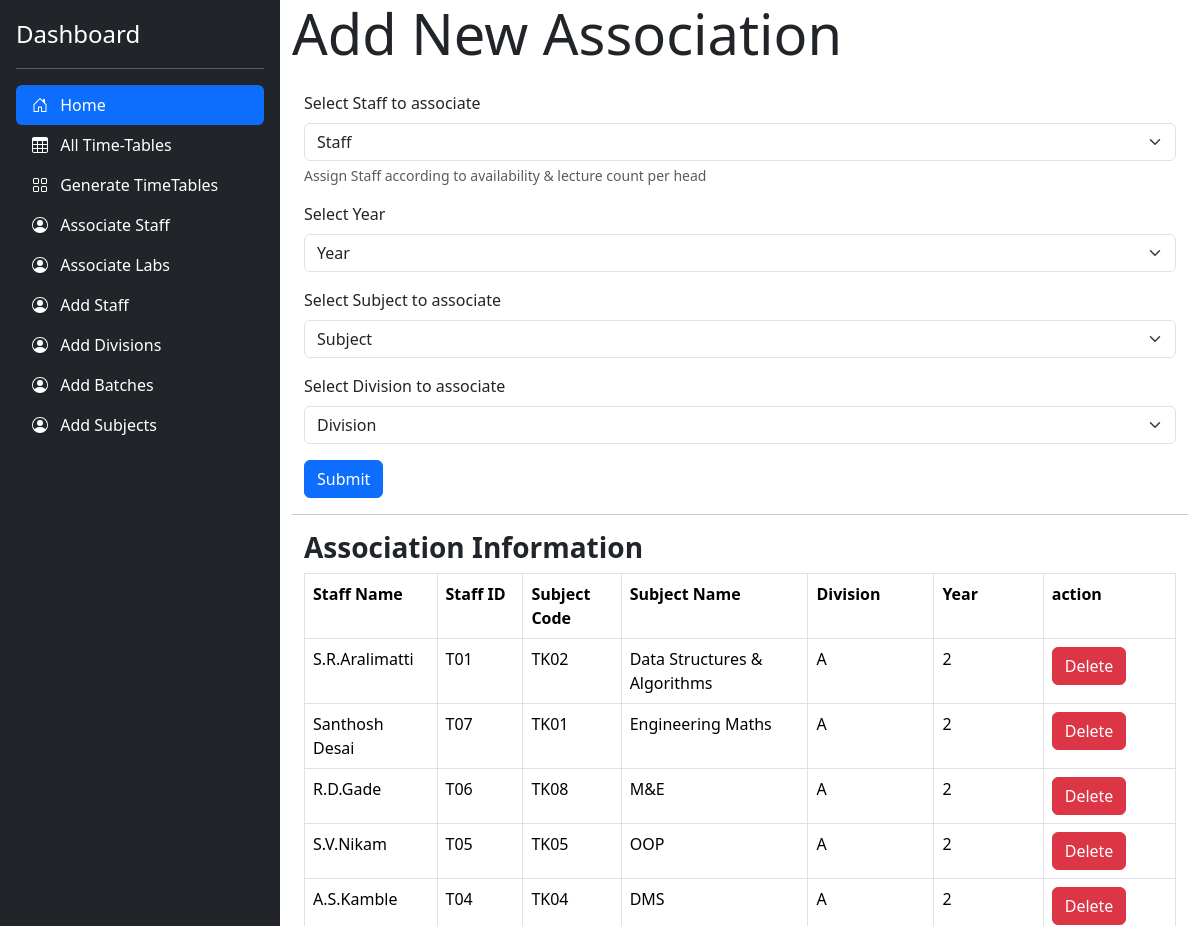
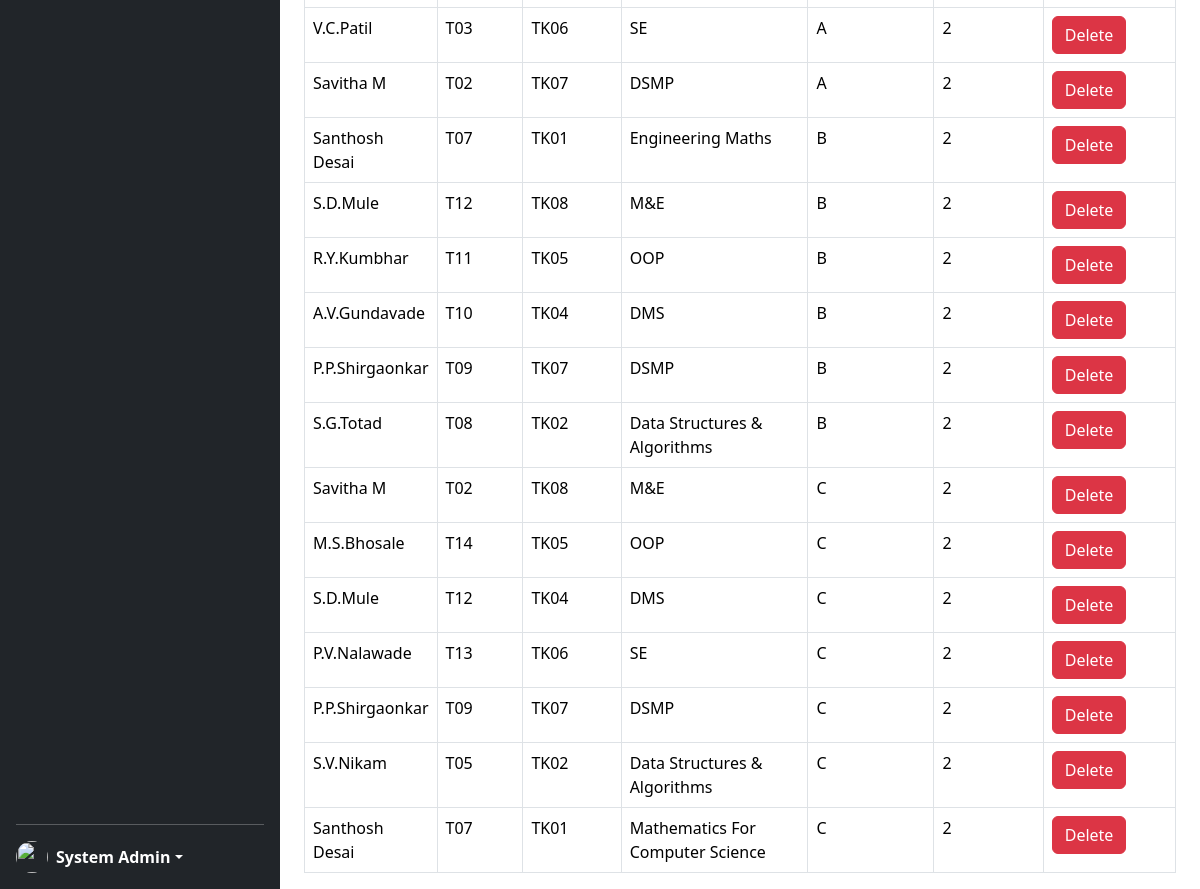
Screenshot of /associate.php (signed in) with the database file from the repository (2 pictures, top to bottom).
### tables this page shows
CREATE TABLE `associations` (
  `staffid` varchar(10) NOT NULL,
  `staffname` varchar(50) NOT NULL,
  `subjectcode` varchar(10) NOT NULL,
  `subjectname` varchar(50) NOT NULL,
  `year` int(1) NOT NULL,
  `division` varchar(2) NOT NULL,
  `id` int(11) NOT NULL
);

### associate.php (the view, shortened to what this page needs)
<!doctype html>
<html lang="en" data-bs-theme="auto">
<head>
    <link href="https://cdn.jsdelivr.net/npm/bootstrap@5.3.3/dist/css/bootstrap.min.css" rel="stylesheet">
    <link href="./css/sidebars.css" rel="stylesheet">
    <link rel="stylesheet" href="./css/dashboard.css">
    <link href="sidebars.css" rel="stylesheet">
</head>
<body>
    <main class="d-flex flex-nowrap">
        <div class="sidebar d-flex flex-column flex-shrink-0 p-3 text-bg-dark" style="width: 280px; height:100vh;">
            <a href="/" class="d-flex align-items-center mb-3 mb-md-0 me-md-auto text-white text-decoration-none">
                <span class="fs-4">Dashboard</span>
            </a>
            <hr>
            <ul class="nav nav-pills flex-column mb-auto">
                <li class="nav-item">
                    <a href="/TimeTableGenerator/administration.php" class="nav-link active" aria-current="page">
                        <svg class="bi pe-none me-2" width="16" height="16">
                            <use xlink:href="#home" />
                        </svg>
                        Home
                    </a>
                </li>
                <li>
                    <a href="/TimeTableGenerator/alltt.php" class="nav-link text-white">
                        <svg class="bi pe-none me-2" width="16" height="16">
                            <use xlink:href="#table" />
                        </svg>
                        All Time-Tables
                    </a>
                </li>
                <li>
                    <a href="/TimeTableGenerator/generate.php" class="nav-link text-white">
                        <svg class="bi pe-none me-2" width="16" height="16">
                            <use xlink:href="#grid" />
                        </svg>
                        Generate TimeTables
                    </a>
                </li>
                <li>
                    <a href="/TimeTableGenerator/associate.php" class="nav-link text-white">
                        <svg class="bi pe-none me-2" width="16" height="16">
                            <use xlink:href="#people-circle" />
                        </svg>
                        Associate Staff
                    </a>
                </li>
                <li>
                    <a href="/TimeTableGenerator/associateLabs.php" class="nav-link text-white">
                        <svg class="bi pe-none me-2" width="16" height="16">
                            <use xlink:href="#people-circle" />
                        </svg>
                        Associate Labs
                    </a>
                </li>
                <li>
                    <a href="/TimeTableGenerator/addStaff.php" class="nav-link text-white">
                        <svg class="bi pe-none me-2" width="16" height="16">
                            <use xlink:href="#people-circle" />
                        </svg>
                        Add Staff
                    </a>
                </li>
                <li>
                    <a href="/TimeTableGenerator/addDivisions.php" class="nav-link text-white">
                        <svg class="bi pe-none me-2" width="16" height="16">
                            <use xlink:href="#people-circle" />
                        </svg>
                        Add Divisions
                    </a>
                </li>
                <li>
                    <a href="/TimeTableGenerator/addBatches.php" class="nav-link text-white">
                        <svg class="bi pe-none me-2" width="16" height="16">
                            <use xlink:href="#people-circle" />
                        </svg>
                        Add Batches
                    </a>
                </li>
                <li>
                    <a href="/TimeTableGenerator/addSubjects.php" class="nav-link text-white">
                        <svg class="bi pe-none me-2" width="16" height="16">
                            <use xlink:href="#people-circle" />
                        </svg>
                        Add Subjects
                    </a>
                </li>
            </ul>
            <hr>
            <div class="dropdown">
                <a href="#" class="d-flex align-items-center text-white text-decoration-none dropdown-toggle" data-bs-toggle="dropdown" aria-expanded="false">
                    <?php
                    echo '<img src=' . $_SESSION['avatar'] . ' alt="" width="32" height="32" class="rounded-circle me-2">';
                    ?>
                    <strong>
                        <?php
                        if (isset($_SESSION["userloggedin"])) {
                            if ($_SESSION["userloggedin"] != 1) {
                                header("Location: http://localhost/TimeTableGenerator/login.php");
                            } else {
                                echo '<li class="float-right" type="button" id="dropdownMenuButton" data-toggle="dropdown" aria-haspopup="true" aria-expanded="false">' . $_SESSION["username"] . '</li>';
                            }
                        } else {
                            header("Location: http://localhost/TimeTableGenerator/login.php");
                        }
                        ?>
                    </strong>
                </a>
            </div>
        </div>
        <div class="dashboard-content container-fluid">
            <div class="dashboard-heading display-4">Add New Association</div>
            <div class="container-fluid">
                <form action="./services/associateData.php" method="POST" class="form-signup">
                    <div class="mt-4 mb-3">
                        <label for="staff" class="form-label">Select Staff to associate</label>
                        <select name="staff" class="form-select">
                            <?php
                            include('../TimeTableGenerator/includes/dbconnection.php');
                            $q = mysqli_query(
                                $conn,
                                "SELECT * FROM staff where staffId!='OFF'"
                            );
                            $row_count = mysqli_num_rows($q);
                            if ($row_count) {
                                $mystring = '
                                    <option selected disabled>Staff</option>';
                                while ($row = mysqli_fetch_assoc($q)) {
                                    $mystring .= '<option value="' . $row['staffId'] . '">' . "(" . $row['staffId'] . ")  " . $row['name'] . '</option>';
                                }
                                echo $mystring;
                            }
                            ?>
                        </select>
                        <div id="emailHelp" class="form-text">Assign Staff according to availability & lecture count per head</div>
                    </div>
                    <div class="mb-3">
                        <label for="year" class="form-label">Select Year</label>
                        <select class="form-select" name="year" onchange="fetch_updatedata(this.value)">
                            <option selected disabled>Year</option>
                        </select>
                    </div>
                    <div class="mb-3">
                        <label for="subject" class="form-label">Select Subject to associate</label>
                        <select id="subjectselection" name="subject" class="form-select">
                            <option selected disabled>Subject</option>
                        </select>
                    </div>
                    <div class="mb-3">
                        <label for="division" class="form-label">Select Division to associate</label>
                        <select id="divisionselection" class="form-select" name="division">
                            <option selected disabled>Division</option>
                        </select>
                    </div>
                    <button type="submit" class="btn btn-primary">Submit</button>
                </form>
            </div>
            <hr>
            <div class="container-fluid">
                <h3><strong>Association Information </strong></h3>
                <table id="associationTable" class="table table-bordered">
                    <tr>
                        <th width="130">Staff Name</th>
                        <th width="130">Staff ID</th>
                        <th width="130">Subject Code</th>
                        <th width=290>Subject Name</th>
                        <th width="190">Division</th>
                        <th width="190">Year</th>
                        <th width="190">action</th>
                    </tr>
                    <tbody>
                        <?php
                        $q = mysqli_query(
                            $conn,
                            "SELECT * FROM associations ORDER BY division ASC"
                        );
                        while ($row = mysqli_fetch_assoc($q)) {
                            echo "<tr><td>{$row['staffname']}</td>
                            <td>{$row['staffid']}</td>
                    <td>{$row['subjectcode']}</td>
                    <td>{$row['subjectname']}</td>
                    <td>{$row['division']}</td>
                    <td>{$row['year']}</td>
                   <td><a class='btn btn-danger' href='./services/handleDelete.php?query=staffassoc&staffassocid={$row['id']}'>Delete</a></td>
                    </tr>\n";
                        }
                        ?>
                    </tbody>
                </table>
            </div>
        </div>
    </main>
</body>
</html>

### css/sidebars.css (style rules this page uses)
main { height: 100vh; height: -webkit-fill-available; }
.dashboard-content { height: 100vh; max-height: 100vh; overflow-y: scroll; width: 100%; }

### associate.php (style rules this page uses)
.bi { vertical-align: -.125em; fill: currentColor; }

### rows the page displays
associations: staffname "S.R.Aralimatti", staffid "T01", subjectcode "TK02", subjectname "Data Structures & Algorithms", division "A", year "2"
associations: staffname "Santhosh Desai", staffid "T07", subjectcode "TK01", subjectname "Engineering Maths", division "A", year "2"
associations: staffname "R.D.Gade", staffid "T06", subjectcode "TK08", subjectname "M&E", division "A", year "2"
associations: staffname "S.V.Nikam", staffid "T05", subjectcode "TK05", subjectname "OOP", division "A", year "2"
associations: staffname "A.S.Kamble", staffid "T04", subjectcode "TK04", subjectname "DMS", division "A", year "2"
associations: staffname "V.C.Patil", staffid "T03", subjectcode "TK06", subjectname "SE", division "A", year "2"
associations: staffname "Savitha M", staffid "T02", subjectcode "TK07", subjectname "DSMP", division "A", year "2"
associations: staffname "Santhosh Desai", staffid "T07", subjectcode "TK01", subjectname "Engineering Maths", division "B", year "2"
associations: staffname "S.D.Mule", staffid "T12", subjectcode "TK08", subjectname "M&E", division "B", year "2"
associations: staffname "R.Y.Kumbhar", staffid "T11", subjectcode "TK05", subjectname "OOP", division "B", year "2"
associations: staffname "A.V.Gundavade", staffid "T10", subjectcode "TK04", subjectname "DMS", division "B", year "2"
associations: staffname "P.P.Shirgaonkar", staffid "T09", subjectcode "TK07", subjectname "DSMP", division "B", year "2"
associations: staffname "S.G.Totad", staffid "T08", subjectcode "TK02", subjectname "Data Structures & Algorithms", division "B", year "2"
associations: staffname "Savitha M", staffid "T02", subjectcode "TK08", subjectname "M&E", division "C", year "2"
associations: staffname "M.S.Bhosale", staffid "T14", subjectcode "TK05", subjectname "OOP", division "C", year "2"
associations: staffname "S.D.Mule", staffid "T12", subjectcode "TK04", subjectname "DMS", division "C", year "2"
associations: staffname "P.V.Nalawade", staffid "T13", subjectcode "TK06", subjectname "SE", division "C", year "2"
associations: staffname "P.P.Shirgaonkar", staffid "T09", subjectcode "TK07", subjectname "DSMP", division "C", year "2"
associations: staffname "S.V.Nikam", staffid "T05", subjectcode "TK02", subjectname "Data Structures & Algorithms", division "C", year "2"
associations: staffname "Santhosh Desai", staffid "T07", subjectcode "TK01", subjectname "Mathematics For Computer Science", division "C", year "2"

### other values shown
$_SESSION["username"] "System Admin"
